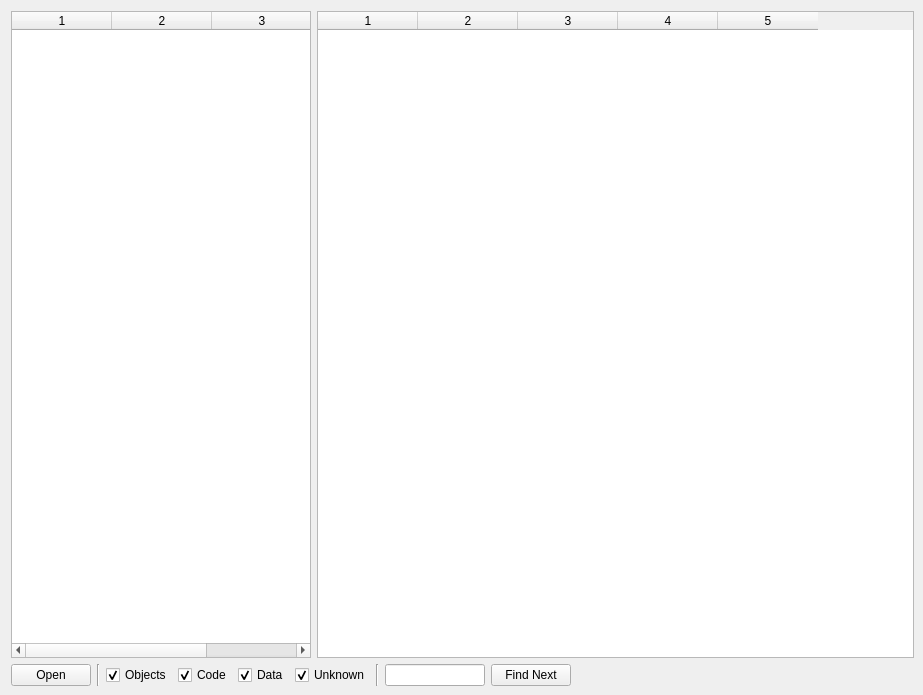
<?xml version="1.0" encoding="UTF-8"?>
<ui version="4.0">
 <class>MainWindow</class>
 <widget class="QMainWindow" name="MainWindow">
  <property name="geometry">
   <rect>
    <x>0</x>
    <y>0</y>
    <width>923</width>
    <height>695</height>
   </rect>
  </property>
  <property name="windowTitle">
   <string>MainWindow</string>
  </property>
  <widget class="QWidget" name="centralWidget">
   <layout class="QVBoxLayout" name="verticalLayout">
    <property name="spacing">
     <number>6</number>
    </property>
    <property name="rightMargin">
     <number>9</number>
    </property>
    <property name="bottomMargin">
     <number>9</number>
    </property>
    <item>
     <layout class="QHBoxLayout" name="horizontalLayout">
      <item>
       <widget class="QTableWidget" name="tabObjects">
        <property name="minimumSize">
         <size>
          <width>300</width>
          <height>0</height>
         </size>
        </property>
        <property name="maximumSize">
         <size>
          <width>300</width>
          <height>16777215</height>
         </size>
        </property>
        <property name="tabKeyNavigation">
         <bool>false</bool>
        </property>
        <property name="selectionMode">
         <enum>QAbstractItemView::SingleSelection</enum>
        </property>
        <property name="selectionBehavior">
         <enum>QAbstractItemView::SelectRows</enum>
        </property>
        <property name="sortingEnabled">
         <bool>true</bool>
        </property>
        <property name="columnCount">
         <number>3</number>
        </property>
        <attribute name="verticalHeaderVisible">
         <bool>false</bool>
        </attribute>
        <attribute name="verticalHeaderDefaultSectionSize">
         <number>17</number>
        </attribute>
        <column/>
        <column/>
        <column/>
       </widget>
      </item>
      <item>
       <widget class="QTableWidget" name="tabEntries">
        <property name="minimumSize">
         <size>
          <width>520</width>
          <height>0</height>
         </size>
        </property>
        <property name="maximumSize">
         <size>
          <width>16777215</width>
          <height>16777215</height>
         </size>
        </property>
        <property name="tabKeyNavigation">
         <bool>false</bool>
        </property>
        <property name="selectionMode">
         <enum>QAbstractItemView::SingleSelection</enum>
        </property>
        <property name="selectionBehavior">
         <enum>QAbstractItemView::SelectRows</enum>
        </property>
        <property name="sortingEnabled">
         <bool>true</bool>
        </property>
        <property name="columnCount">
         <number>5</number>
        </property>
        <attribute name="horizontalHeaderCascadingSectionResizes">
         <bool>true</bool>
        </attribute>
        <attribute name="horizontalHeaderStretchLastSection">
         <bool>false</bool>
        </attribute>
        <attribute name="verticalHeaderVisible">
         <bool>false</bool>
        </attribute>
        <attribute name="verticalHeaderCascadingSectionResizes">
         <bool>true</bool>
        </attribute>
        <attribute name="verticalHeaderDefaultSectionSize">
         <number>17</number>
        </attribute>
        <attribute name="verticalHeaderHighlightSections">
         <bool>false</bool>
        </attribute>
        <attribute name="verticalHeaderMinimumSectionSize">
         <number>17</number>
        </attribute>
        <column/>
        <column/>
        <column/>
        <column/>
        <column/>
       </widget>
      </item>
     </layout>
    </item>
    <item>
     <layout class="QHBoxLayout" name="horizontalLayout_2">
      <property name="spacing">
       <number>6</number>
      </property>
      <item>
       <widget class="QPushButton" name="btnOpen">
        <property name="text">
         <string>Open</string>
        </property>
       </widget>
      </item>
      <item>
       <widget class="Line" name="line">
        <property name="orientation">
         <enum>Qt::Vertical</enum>
        </property>
       </widget>
      </item>
      <item>
       <widget class="QCheckBox" name="chkboxObj">
        <property name="text">
         <string>Objects</string>
        </property>
        <property name="checked">
         <bool>true</bool>
        </property>
       </widget>
      </item>
      <item>
       <widget class="QCheckBox" name="chkboxCode">
        <property name="text">
         <string>Code</string>
        </property>
        <property name="checked">
         <bool>true</bool>
        </property>
       </widget>
      </item>
      <item>
       <widget class="QCheckBox" name="chkboxData">
        <property name="text">
         <string>Data</string>
        </property>
        <property name="checked">
         <bool>true</bool>
        </property>
       </widget>
      </item>
      <item>
       <widget class="QCheckBox" name="chkboxUnknown">
        <property name="text">
         <string>Unknown</string>
        </property>
        <property name="checked">
         <bool>true</bool>
        </property>
       </widget>
      </item>
      <item>
       <widget class="Line" name="line_2">
        <property name="orientation">
         <enum>Qt::Vertical</enum>
        </property>
       </widget>
      </item>
      <item>
       <widget class="QLineEdit" name="edtFind">
        <property name="maximumSize">
         <size>
          <width>100</width>
          <height>16777215</height>
         </size>
        </property>
       </widget>
      </item>
      <item>
       <widget class="QPushButton" name="btnFind">
        <property name="text">
         <string>Find Next</string>
        </property>
       </widget>
      </item>
      <item>
       <spacer name="horizontalSpacer">
        <property name="orientation">
         <enum>Qt::Horizontal</enum>
        </property>
        <property name="sizeHint" stdset="0">
         <size>
          <width>40</width>
          <height>20</height>
         </size>
        </property>
       </spacer>
      </item>
     </layout>
    </item>
   </layout>
  </widget>
 </widget>
 <layoutdefault spacing="6" margin="11"/>
 <resources/>
 <connections/>
</ui>
